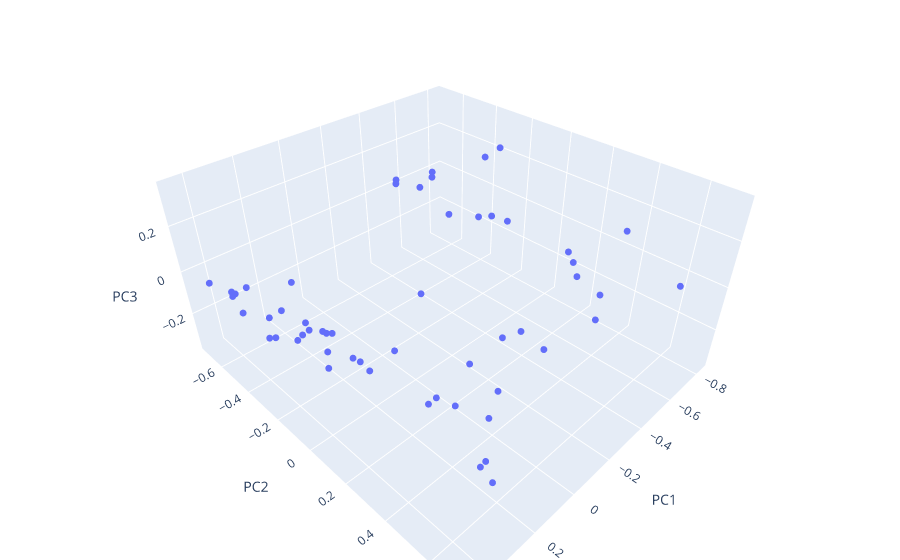

Write notebook code for a chart like this one.
### Markdown cell above
### (d) (8 points) 
Based on the answer from part (c), compute that number of component and visualize them to estimate the number of cluster in this dataset.

### Code cell
# Computing the first three principal components
components = customers_pca[:, :3]

# Visualizing the first three principal components (interactive 3D plot)
import plotly.express as px

components_df = pd.DataFrame(components, columns=['PC1', 'PC2', 'PC3'])

fig = px.scatter_3d(components_df, x='PC1', y='PC2', z='PC3')
fig.update_traces(marker=dict(size=4))
fig.update_layout(margin=dict(l=0, r=0, b=0, t=0))
fig.show()
